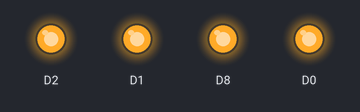
Simulated run of this sketch. Board: ESP8266 (NodeMCU). Parts: output pins drawn as LEDs (lit = HIGH). What the sketch prints to the serial monitor is not drawn.

Above: at 5.5 s.
Timing chart, 0 to 14.1 s (numbered marks = the images above):
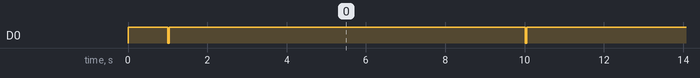

The sketch:

iotesp12_prueba_spi.ino
```cpp
// master

/*
 *
 * PROBLEMA: El esp12 recibe los datos por miso dependiendo del voltage de mosi
 *
 *
 *
 * pasar de uint_16 a int a String en procesado de datos
 * 2 registros sin signo solo llegan a: -32,768 to 32,767
 * para alguna instalación puede ser insuficiente
 *
 */


/*
 * Descubrimiento de esclavos
 * ===============================

 * estado = 0 inicio de la comunicacion       (sensores?)               B0   55   An
 * estado = 1 confirmacion esclavo preparado  (final de comunicacion)   B8   An   55
 * estado = 2 comprobacion, final de comunicacion                       B8   55   55
 * estado = 3 espera entre comuniaciones
 */


 /*
 * diagrama de estados del servidor
 * ===============================

 * estado = 0 inicio de la comunicacion       (sensores?)               B0   55   An
 * estado = 1 confirmacion, cliente preparado (siguente registro)       B1   An   r1
 * estado = 2 recepción de registros          (siguente registro)       B1   r1   r2
 *                                            (siguente registro)       B1   r2   r3
 *                                            (siguente registro)       B1   r3   rn
 *                                            (suma de registros)       B1   rn   suma
 * estado = 3 comprabar la trama recibida     (final de comunicacion)   B8   suma 55
 *
 * estado = 4 procesando y transmision de valores
 *            primer valor el de menor peso           registros_recibidos[0]
 *            segundo valor recibido el de mas peso   registros_recibidos[1]
 * Estado = 5 espera entre comuniaciones
 */

#define DEBUG 1

#include <SPI.h>


// Datos de los esclavos
typedef struct {
  int pin_seleccion;
  int numero_sensores;
  char nombres_sesores[7][4]; // 3 + el final de string
} esclavo;

esclavo es1= {D0,0,"p0","p1","p2","p3","p4","p5","v0"};
esclavo es2= {D1,0,"p10","p11","p12","p13","p14","p15","p16"};
esclavo es3= {D2,0,"p20","p21","p22","p23","p24","p25","p26"};
esclavo es4= {D8,0,"p30","p31","p32","p33","p34","p35","p36"};

esclavo* esclavos_[] = {&es1, &es2, &es3, &es4};

// control de los esclavos
const int max_esclavos = 4;
int numero_esclavos;              // esclavos reales conectados
int posicion_esclavo;             // posicion del esclavo seleccionado

// control de los registros
uint8_t registros_recibidos[14];  // matriz para almacenar los registros recibidos
uint8_t registros_esclavo;        // numero de registros del dispositivo slave (recibido)
uint8_t registros_pendientes;     // registros pendientes de recibir desde el esclavo
uint8_t registros_suma;           // suma de los registros recibidos para comprobar

// Cotrol del estado
uint8_t estado;

//Control de la división de tiempos
uint32_t t_last_tx;               // tiempo de la ultima transmision de datos

void setup() {
  Serial.begin(9600);
  Serial.println ("Starting");
  spi_setup();
}

void loop() {

  spi_loop();

} // fin loop

uint8_t readRegister(uint8_t b, int e) { // b=byte a transmitir e= esclavo

  uint8_t result = 0;
  digitalWrite(esclavos_[e]->pin_seleccion, LOW);
  delay(10);
  result = SPI.transfer(b); // (unsigned int)
  delay(10);
  digitalWrite(esclavos_[e]->pin_seleccion, HIGH);
  delay(5);
  return (result);
}

void transmision(String this_string){
  Serial.println("valor a transmitir: ");
  Serial.println(this_string);
}

void reset_seleccion_esclavo(){
  for(int n= 0; n < max_esclavos; n++){
    digitalWrite(esclavos_[n]->pin_seleccion, HIGH);
  }
}

void spi_setup(){

  SPI.begin();

  SPI.setClockDivider(SPI_CLOCK_DIV8);  // 2 MHz

  // pines de selección (SS) a 5V
  for(int n= 0; n < max_esclavos; n++){
    pinMode(esclavos_[n]->pin_seleccion, OUTPUT);
  }
  reset_seleccion_esclavo();
  delay(1000);


  // DETECTAR LOS ESCLAVOS CONECTADOS

  numero_esclavos = 0;

  for(int n= 0; n < max_esclavos; n++){
    uint8_t registro_leido = 0x00;

    registro_leido = readRegister(0xB0, n);
    if(DEBUG) {
      Serial.print("inicio descubrimiento, B0 registro: ");
      Serial.println(registro_leido, HEX);
    }

    registro_leido = readRegister(0xB8, n);
    if(((registro_leido & 0xF0) == 0xA0)&&((registro_leido & 0x0F) >= 2)){
      esclavos_[n]->numero_sensores = registro_leido & 0x0F;
      if(DEBUG){
        Serial.print("esclavo preparado, B8 registro: ");
        Serial.println(registro_leido, HEX);
      }
    }
    else{
      if(DEBUG){
        Serial.print("esclavo NO-preparado, registro_leido: ");
        Serial.println(registro_leido, HEX);
      }
      break;
    }

    registro_leido = readRegister(0xB8, n);
    if(DEBUG){
      Serial.print("reset esclavo, B8 registro_leido: ");
      Serial.println(registro_leido, HEX);
    }
    if (registro_leido == 0x55){
      numero_esclavos = n+1;
    }
    else{
      break;
    }
  }

  Serial.print("ESCALVOS DETECTADOS: ");  Serial.println(numero_esclavos);

  // CONFIGURACION DE LAS VARIABLES INICIALES

  posicion_esclavo = numero_esclavos; // Se iniciará con el esclavo 0
  registros_esclavo = 0;
  t_last_tx=0;
  estado = 5;
}


void spi_loop(){

  // EJECUCION EN BASE A TIEMPOS
  uint32_t current_time= millis();
  if (current_time < t_last_tx) t_last_tx=0;         // para el desbordamiento de millis()
  if (current_time - t_last_tx > 10000){             // inicio de la lectura del esclavo
    t_last_tx = current_time;

    // Un esclavo cada vez
    posicion_esclavo++;
    if ( posicion_esclavo > (numero_esclavos-1)) {posicion_esclavo=0;}

    // inicio de los estados
    estado = 0;

    // configuracion inicial de los registros
    registros_esclavo = 0;
    for(int n=0; n<14; n++){registros_recibidos[n] = 0x00;}
    registros_pendientes = 0;
    registros_suma = 0;

    if(DEBUG){
      Serial.print(F("******inicio comunicaciones estado=0 sgs: "));
      Serial.println(millis() / 1000);
      Serial.print("freeHeap: "); Serial.println(ESP.getFreeHeap());
      Serial.print("esclavo: ");  Serial.println(posicion_esclavo);
    }
  }

  if(estado == 0){  //inicio de la comunicacion
    uint8_t registro_leido = 0x00;
    registro_leido = readRegister(0xB0, posicion_esclavo);
    // digitalWrite(esclavos_[posicion_esclavo]->pin_seleccion, LOW); delay(10);    // seleccion de esclavo
    // registro_leido = SPI.transfer(0xB0);                          // inicio de la comunicacion

    estado = 1;
    if(DEBUG) {Serial.print("Estado 0 -> Estado 1: "); Serial.println(registro_leido, HEX);}
    // delay(10);
    return;
  }

  if(estado == 1){  // confirmacion

    uint8_t registro_leido = 0x00;
    registro_leido = readRegister(0xB1, posicion_esclavo);

    // uint8_t registro_leido = 0x00;
    // registro_leido = SPI.transfer(0xB1);                          // inicio de la comunicacion
    if(((registro_leido & 0xF0) == 0xA0)&&((registro_leido & 0x0F) >= 2)){
      registros_esclavo = registro_leido & 0x0F;
      registros_pendientes = registros_esclavo;
      estado = 2;
    }
    else{
      estado = 5;
    }
    if(DEBUG){
      Serial.print("Estado 1 -> Estado: "); Serial.print(estado);
      Serial.print("  registro: ");Serial.println((registro_leido), HEX);
    }
    return;
  }

  if(estado == 2){  //recepcion de registros

    if(registros_pendientes > 0){
      uint8_t registro_leido = readRegister(0xB1, posicion_esclavo);
      uint8_t registro_orden = registros_esclavo - registros_pendientes;
      registros_recibidos[registro_orden] = registro_leido;
      registros_pendientes = registros_pendientes-1;
      registros_suma = registros_suma + registro_leido;
      estado = 2;
      if(DEBUG){
        Serial.print("iniciada, registros_recibidos[]: "); Serial.print(registro_orden);
        Serial.print("  registro: "); Serial.println(registro_leido,HEX);
        Serial.print("registros_suma: "); Serial.println(registros_suma,HEX);
      }
    }
    else {
      estado = 3;
      if(DEBUG) {Serial.print("Estado 2 -> Estado 3: "); Serial.println("registros_pendientes = 0");}
    }
    return;
  }

  if(estado == 3){  //comprabar la trama recibida con final de trama: registros_suma

    uint8_t registro_leido = readRegister(0xB8, posicion_esclavo);
    if(registro_leido == registros_suma){
      estado = 4;
      if(DEBUG) {
        Serial.print("Estado 3 -> Estado: "); Serial.print(estado);Serial.print("  trama correcta ");
        Serial.print("  registro_leido: ");Serial.println((registro_leido), HEX);
      }
    }
    else{
      estado=5;
      if(DEBUG) {
        Serial.print("Estado 3 -> Estado: "); Serial.print(estado); Serial.print("trama IN-correcta ");
        Serial.print("  registro_leido: ");Serial.println((registro_leido), HEX);
      }
    }
    return;
  }

/* GESTION DE LA TX DE REGISTROS
 *
 * recepcion : |   D1  |   D2  |   D3  |   D4  |
 * registros[]:|   0   |   1   |   2   |   3   |
 * valores     | p11-h | p11-l | p12-h | p12-l |
 * exadecimal  |     D1D2      |     D3D4      |
 * decimal     |     53714     |     54228     |
 *
*/

  if(estado == 4){  //procesando y transmision de valores

    uint16_t valor_t = 0;
    uint16_t valor_l = 0;
    uint16_t valor_h = 0;
    for(uint8_t n=0; n < registros_esclavo; n=n+2){
      valor_l = uint16_t(registros_recibidos[n+1]);
      valor_h = uint16_t(registros_recibidos[n]);
      valor_h = valor_h << 8;
      valor_t = valor_l | valor_h;
      String nombre_sensor = (esclavos_[posicion_esclavo]->nombres_sesores[n/2]);
      transmision(nombre_sensor +":"+ String(int(valor_t)));
      // transmision(esclavos_[posicion_esclavo]->nombres_sesores[n/2]+":"+ String(int(valor_t)));
    }
    estado=5;
    return;
  } //fin spi_loop


}
```

Measured:
- by itself, D0: alternates HIGH for 10.0 s and LOW for 0.05 s
